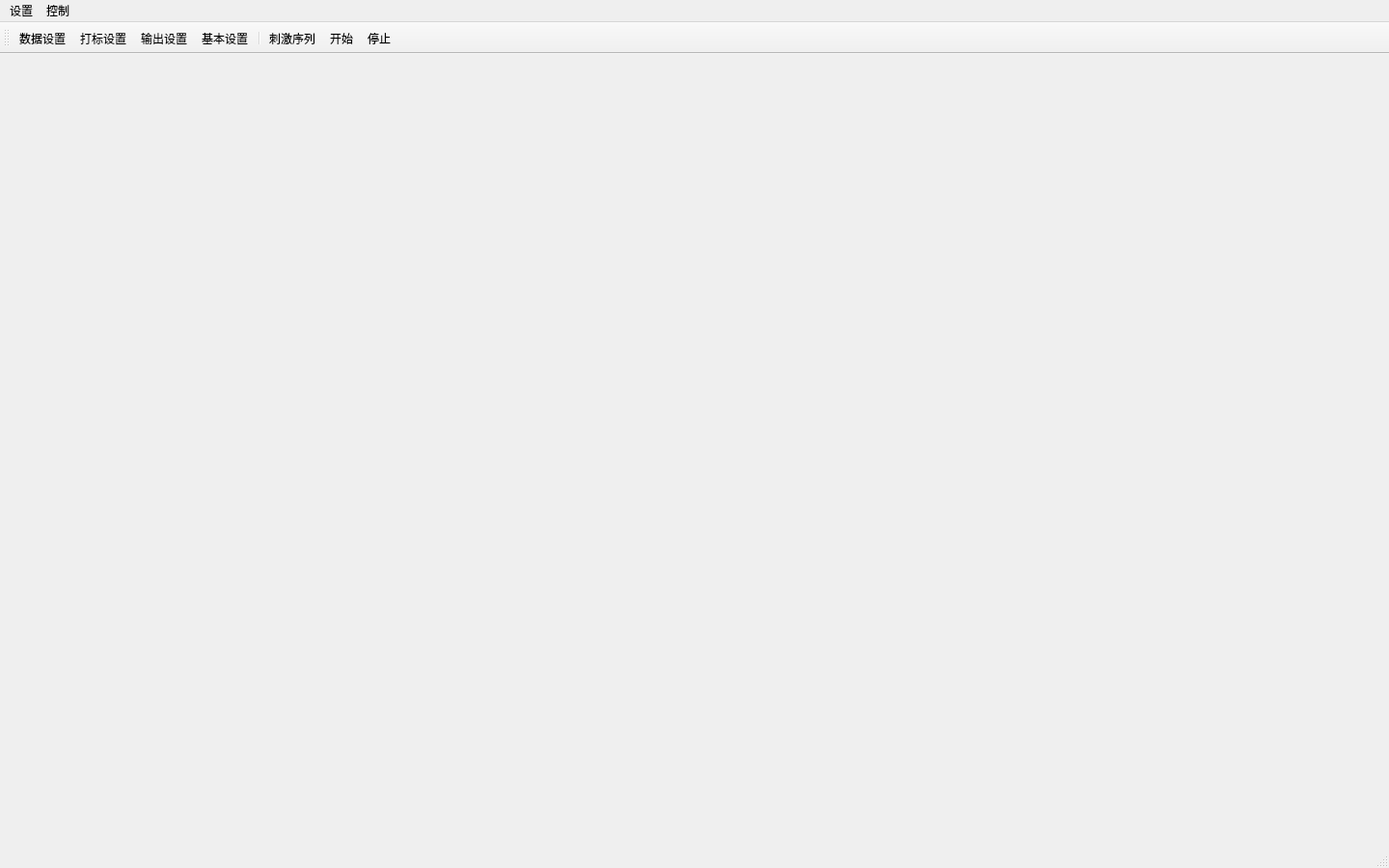
<?xml version="1.0" encoding="UTF-8"?>
<ui version="4.0">
 <class>MainWindow</class>
 <widget class="QMainWindow" name="MainWindow">
  <property name="geometry">
   <rect>
    <x>0</x>
    <y>0</y>
    <width>1440</width>
    <height>900</height>
   </rect>
  </property>
  <property name="windowTitle">
   <string>MainWindow</string>
  </property>
  <property name="windowIcon">
   <iconset resource="resources.qrc">
    <normaloff>:/images/resources/scutbci.png</normaloff>:/images/resources/scutbci.png</iconset>
  </property>
  <widget class="QWidget" name="centralwidget"/>
  <widget class="QMenuBar" name="menubar">
   <property name="geometry">
    <rect>
     <x>0</x>
     <y>0</y>
     <width>1440</width>
     <height>26</height>
    </rect>
   </property>
   <widget class="QMenu" name="menuSetting">
    <property name="title">
     <string>设置</string>
    </property>
    <addaction name="actionNetPresenter"/>
    <addaction name="actionNetReader"/>
    <addaction name="actionNetMarker"/>
    <addaction name="actionNetActuator"/>
   </widget>
   <widget class="QMenu" name="menuControl">
    <property name="title">
     <string>控制</string>
    </property>
    <addaction name="actionStart"/>
    <addaction name="actionStop"/>
    <addaction name="actionStimSeq"/>
   </widget>
   <addaction name="menuSetting"/>
   <addaction name="menuControl"/>
  </widget>
  <widget class="QStatusBar" name="statusbar"/>
  <widget class="QToolBar" name="toolBar">
   <property name="windowTitle">
    <string>toolBar</string>
   </property>
   <attribute name="toolBarArea">
    <enum>TopToolBarArea</enum>
   </attribute>
   <attribute name="toolBarBreak">
    <bool>false</bool>
   </attribute>
   <addaction name="actionNetReader"/>
   <addaction name="actionNetMarker"/>
   <addaction name="actionNetActuator"/>
   <addaction name="actionNetPresenter"/>
   <addaction name="separator"/>
   <addaction name="actionStimSeq"/>
   <addaction name="actionStart"/>
   <addaction name="actionStop"/>
  </widget>
  <action name="actionNetPresenter">
   <property name="icon">
    <iconset resource="resources.qrc">
     <normaloff>:/images/resources/netpresenter.png</normaloff>:/images/resources/netpresenter.png</iconset>
   </property>
   <property name="text">
    <string>基本设置</string>
   </property>
   <property name="toolTip">
    <string>基本设置</string>
   </property>
  </action>
  <action name="actionStart">
   <property name="icon">
    <iconset resource="resources.qrc">
     <normaloff>:/images/resources/start.png</normaloff>:/images/resources/start.png</iconset>
   </property>
   <property name="text">
    <string>开始</string>
   </property>
  </action>
  <action name="actionStop">
   <property name="icon">
    <iconset resource="resources.qrc">
     <normaloff>:/images/resources/stop.png</normaloff>:/images/resources/stop.png</iconset>
   </property>
   <property name="text">
    <string>停止</string>
   </property>
   <property name="toolTip">
    <string>停止</string>
   </property>
  </action>
  <action name="actionNetReader">
   <property name="icon">
    <iconset resource="resources.qrc">
     <normaloff>:/images/resources/netreader.png</normaloff>:/images/resources/netreader.png</iconset>
   </property>
   <property name="text">
    <string>数据设置</string>
   </property>
  </action>
  <action name="actionNetMarker">
   <property name="icon">
    <iconset resource="resources.qrc">
     <normaloff>:/images/resources/netmarker.png</normaloff>:/images/resources/netmarker.png</iconset>
   </property>
   <property name="text">
    <string>打标设置</string>
   </property>
  </action>
  <action name="actionNetActuator">
   <property name="icon">
    <iconset resource="resources.qrc">
     <normaloff>:/images/resources/netactuator.png</normaloff>:/images/resources/netactuator.png</iconset>
   </property>
   <property name="text">
    <string>输出设置</string>
   </property>
  </action>
  <action name="actionStimSeq">
   <property name="icon">
    <iconset resource="resources.qrc">
     <normaloff>:/images/resources/stimseq.png</normaloff>:/images/resources/stimseq.png</iconset>
   </property>
   <property name="text">
    <string>刺激序列</string>
   </property>
  </action>
 </widget>
 <resources>
  <include location="resources.qrc"/>
 </resources>
 <connections/>
</ui>
